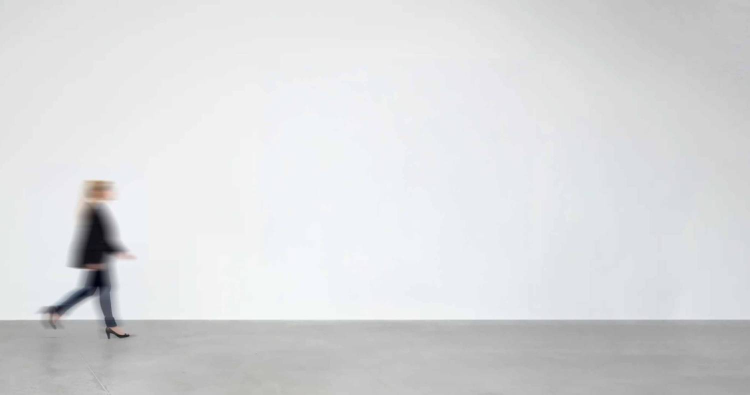
#> input picture tools/gallery-refs/walking-woman.jpg, 1500 x 789 px (shown at 1/2 size)
$ python -i terminal-images.py   (imports and definitions only)
#> lines starting #> are read from the running program, lines starting #| are printed output that depends on the picture
#> further down, picture is the input picture: PIL image 1500x789 RGB; mean R, G, B 218.1, 219.1, 220.9
#!/usr/bin/env python3
"""KRITOR — 1-bit "terminal" renditions of the catalogue.

The redesign puts every work on the grid as a black-and-white dithered image,
the way simmondsltd.com does. Getting there is not simply "greyscale it and
threshold", because the source material is the opposite of theirs:

  * Simmonds' images are fashion photographs — a figure against a wall, a logo,
    an interior. Large flat tonal regions, so a hard threshold produces a clean
    readable silhouette.

  * KRITOR's are all-over expressionist paintings. Every square inch is
    high-frequency mark-making, and — the killer — the colours are wildly
    different but land on nearly the SAME luminance. A red, a green and a blue
    of equal brightness all collapse to one grey.

Convert those on luminance and every work becomes the same field of noise: the
catalogue stops distinguishing one painting from the next, which is the one
thing a catalogue has to do. Two conversions were tested against that bar.

    saturation  (default)  Chroma, not brightness. Separates marks that
                           luminance flattens together. It also crops the work
                           optically for free: these are photographs OF
                           paintings, and the desaturated studio wall around
                           the canvas falls to white while the saturated
                           painting keeps its detail.

    highpass               Divide by a heavy blur to strip broad tonal drift
                           and keep the marks. Renders the canvas edge and the
                           drawing underneath more literally, but turns the
                           studio surround into texture, so tiles read heavier
                           and more alike.

Both preserve alpha. Only work 20/21/22 actually carry any (a trimmed corner,
1.6-4.6% of their pixels); the rest are fully opaque rectangles.

Output is a paletted PNG at the pixel grid — a few KB per work against 1-2 MB
originals — meant to be upscaled in CSS with `image-rendering: pixelated`.

    python3 tools/terminal-images.py [--method saturation|highpass]
                                     [--grid 112] [--out derived-1bit]
"""

import argparse
import json
import os
import re
import sys
from pathlib import Path

import numpy as np
from PIL import Image, ImageFilter, ImageOps

from trim import content_bbox

ROOT = Path(__file__).resolve().parent.parent


def slug(rel):
    """A filename-safe stem for a store image, which has no work id of its own."""
    return re.sub(r"[^a-z0-9]+", "-", rel.lower().rsplit(".", 1)[0]).strip("-")


# [48 lines left out: functions sources, load, saturation, not called in this run]


def highpass(im):
    grey = im.convert("L")
    sharp = np.asarray(grey, dtype=np.float32) + 1.0
    # Radius scales with the grid so the effect is identical at any grid size.
    blurred = np.asarray(
        grey.filter(ImageFilter.GaussianBlur(max(2.0, im.width / 10))), dtype=np.float32
    ) + 1.0
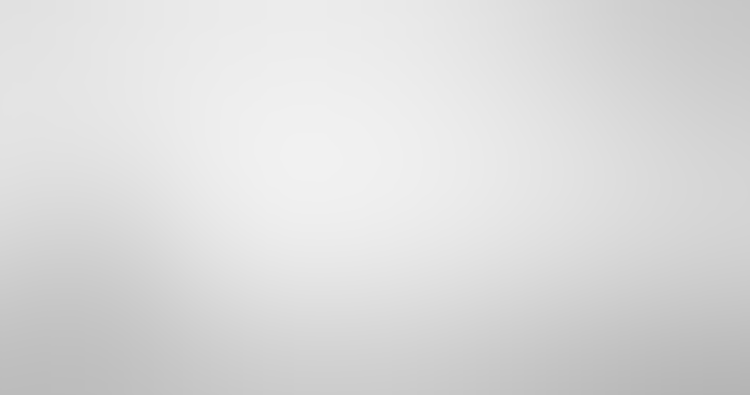
#> blurred: shape (789, 1500) float32 (shown at 1/2 size); min 180, max 241, mean 219.5
    ratio = np.clip((sharp / blurred) * 128.0, 0, 255).astype(np.uint8)
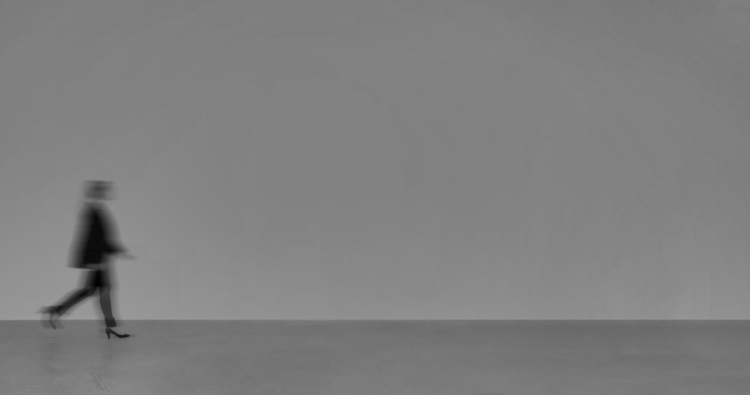
#> ratio: shape (789, 1500) (shown at 1/2 size); min 1, max 157, mean 127.7
    return ImageOps.autocontrast(Image.fromarray(ratio), cutoff=2)
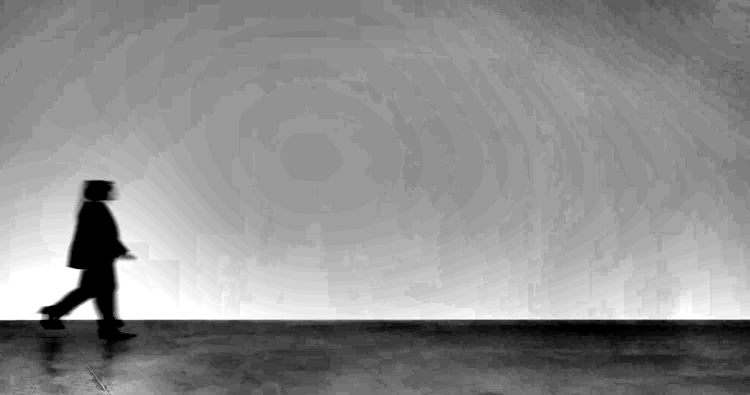
#> returned value: PIL image 1500x789 L (shown at 1/2 size); min 0, max 255, mean 142.6


METHODS = {"saturation": saturation, "highpass": highpass}


# [47 lines left out: functions dither, main, not called in this run]


# [2 lines not run here, left out]

>>> from PIL import Image
>>> picture = Image.open('gallery-refs/walking-woman.jpg')
>>> result = highpass(picture)
